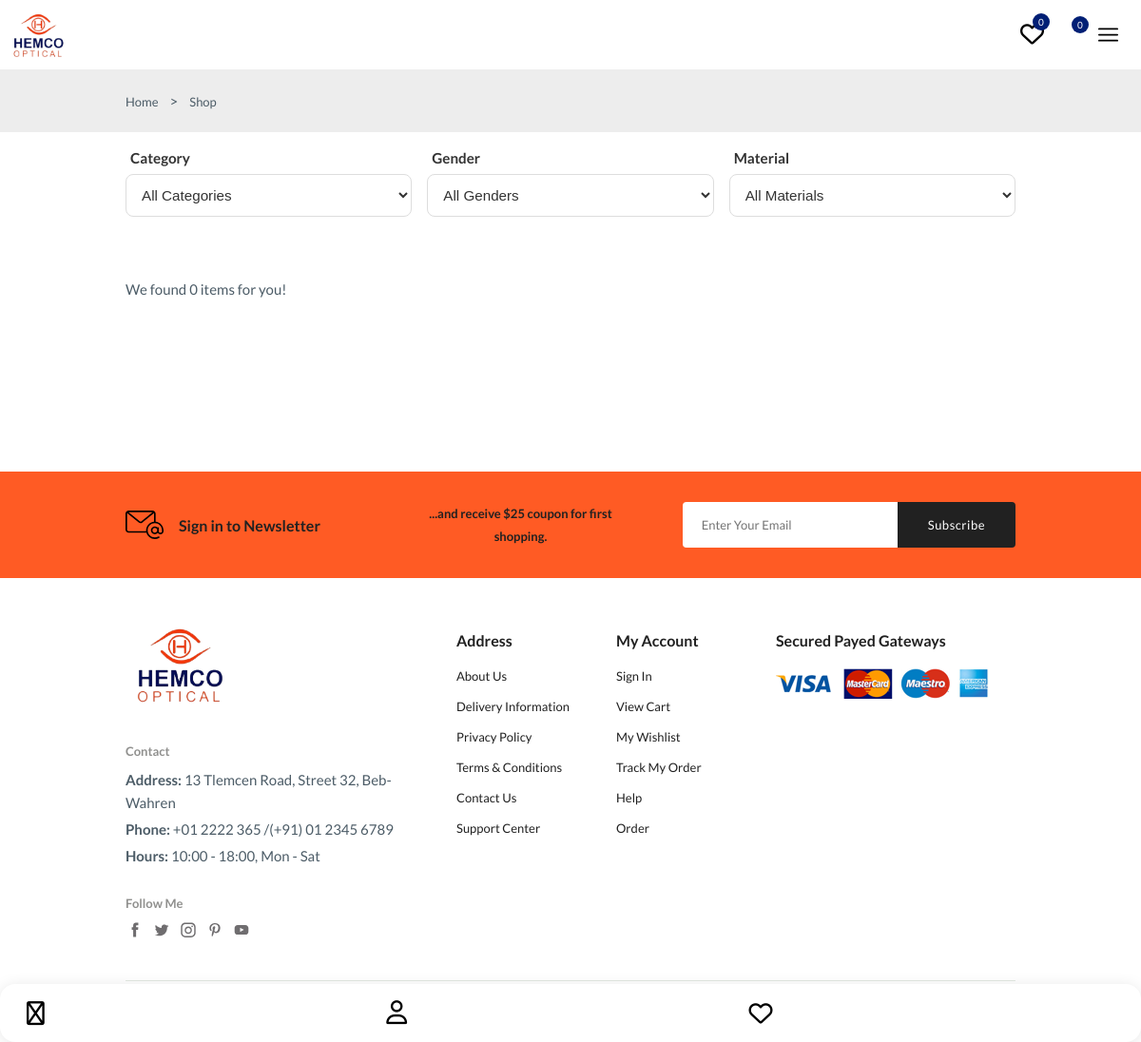
/shop.php?category=sunglasses, run on an earlier commit of the app's database.
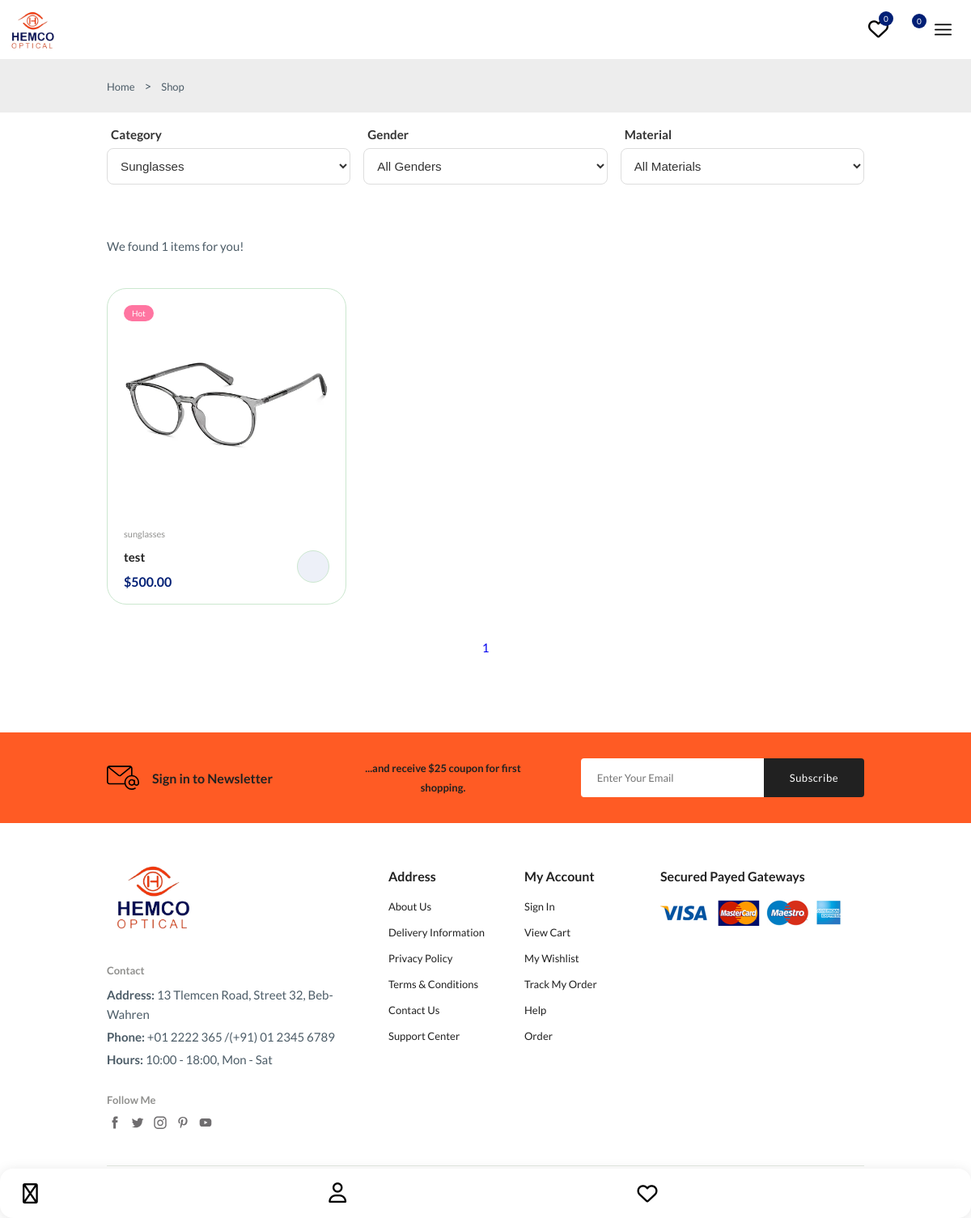
And on a later commit of the database.
### tables this page shows
CREATE TABLE `frames` (
  `frame_id` int(11) NOT NULL,
  `brand_id` int(11) DEFAULT NULL,
  `gender` enum('men','women','child') NOT NULL,
  `description` text DEFAULT NULL,
  `name` varchar(255) NOT NULL,
  `material` varchar(255) NOT NULL,
  `shape` varchar(100) NOT NULL,
  `price` decimal(10,2) NOT NULL,
  `tag` varchar(100) DEFAULT NULL
);

### shop.php (the view, shortened to what this page needs)
<?php
include('include/header.php');
include('include/navbar.php');
$category = isset($_GET['category']) ? $_GET['category'] : '';
$material = isset($_GET['material']) ? $_GET['material'] : '';
$gender = isset($_GET['gender']) ? $_GET['gender'] : '';
$category_options = [];
$cat_result = mysqli_query($conn, "SELECT name FROM frame_category ORDER BY name ASC");
while ($cat_row = mysqli_fetch_assoc($cat_result)) {
    $category_options[] = $cat_row['name'];
}
$limit = 9;
$page = isset($_GET['page']) ? (int)$_GET['page'] : 1;
$start_from = ($page - 1) * $limit;
$where = "WHERE 1";
if (!empty($category)) {
    $where .= " AND fc.name = '" . mysqli_real_escape_string($conn, $category) . "'";
}
$query = "
SELECT
    f.frame_id, f.name AS frame_name, f.price, f.gender, f.material,
    fc.name AS category_name,
    fi.image_url
FROM frames f
LEFT JOIN frame_category_map fcm ON f.frame_id = fcm.frame_id
LEFT JOIN frame_category fc ON fcm.category_id = fc.category_id
LEFT JOIN frame_images fi ON f.frame_id = fi.frame_id
$where
GROUP BY f.frame_id
LIMIT $start_from, $limit
";
$result = mysqli_query($conn, $query);
$count_query = "
SELECT COUNT(DISTINCT f.frame_id) AS total
FROM frames f
LEFT JOIN frame_category_map fcm ON f.frame_id = fcm.frame_id
LEFT JOIN frame_category fc ON fcm.category_id = fc.category_id
$where
";
$count_result = mysqli_fetch_assoc(mysqli_query($conn, $count_query));
$total_products = $count_result['total'];
$total_pages = ceil($total_products / $limit);
?>
<body>
<main class="main">
    <section class="breadcrumb">
        <ul class="breadcrumb__list flex container">
            <li><a href="index.php" class="breadcrumb__link">Home</a></li>
            <li><span class="breadcrumb__link"></span>></li>
            <li><span class="breadcrumb__link">Shop</span></li>
        </ul>
    </section>
<br>
    <section class="filters container section--sm">
    <form method="GET" action="shop.php" class="filters__form grid" id="filterForm">
        <div class="filter__group">
            <label for="category"><i class="fi fi-rs-apps"></i> Category</label>
            <select id="category" name="category" class="filter__select">
                <option value="">All Categories</option>
                <?php foreach($category_options as $cat): ?>
                    <option value="<?php echo htmlspecialchars($cat); ?>" <?php if($category == $cat) echo 'selected'; ?>><?php echo htmlspecialchars(ucwords($cat)); ?></option>
                <?php endforeach; ?>
            </select>
        </div>
        <div class="filter__group">
            <label for="gender"><i class="fi fi-rs-user"></i> Gender</label>
            <select id="gender" name="gender" class="filter__select">
                <option value="">All Genders</option>
            </select>
        </div>
        <div class="filter__group">
            <label for="material"><i class="fi fi-rs-diamond"></i> Material</label>
            <select id="material" name="material" class="filter__select">
                <option value="">All Materials</option>
            </select>
        </div>
    </form>
</section>
    <section class="products container section--lg">
        <p class="total__products">We found <?php echo $total_products; ?> items for you!</p>
        <div class="products__container grid">
            <?php while ($row = mysqli_fetch_assoc($result)) { ?>
            <div class="product__item">
                <div class="product__banner">
                    <a href="details.php?frame_id=<?php echo $row['frame_id']; ?>" class="product__images">
                        <img src="uploads/<?php echo $row['image_url']; ?>" alt="<?php echo htmlspecialchars($row['frame_name']); ?>" class="product__img default" />
                    </a>
                    <div class="product__badge light-pink">Hot</div>
                </div>
                <div class="product__content">
                    <span class="product__category"><?php echo $row['category_name']; ?></span>
                    <a href="details.php?frame_id=<?php echo $row['frame_id']; ?>">
                        <h3 class="product__title"><?php echo htmlspecialchars($row['frame_name']); ?></h3>
                    </a>
                    <div class="product__price flex">
                        <span class="new__price">$<?php echo $row['price']; ?></span>
                    </div>
                    <a href="#" class="action__btn cart__btn add-to-cart-btn" data-frame-id="<?php echo $row['frame_id']; ?>" aria-label="Add To Cart">
                    </a>
                </div>
            </div>
            <?php } ?>
        </div>
        <div class="pagination flex">
            <?php for ($i = 1; $i <= $total_pages; $i++): ?>
                <a href="?page=<?php echo $i; ?>&category=<?php echo $category; ?>&material=<?php echo $material; ?>&gender=<?php echo $gender; ?>"
                   class="pagination__btn <?php if($i == $page) echo 'active'; ?>">
                   <?php echo $i; ?>
                </a>
            <?php endfor; ?>
        </div>
    </section>
</main>
<?php include('include/news.php') ?>
<?php include('include/footer.php') ?>
</body>
</html>

What changed in the data, as far as the page shows it:
now on this page (row edited): frames: name (picture), category_name "sunglasses", name "test", price "500.00"
Also different on the page:
form field category: "All Categories" → "Sunglasses"
$total_products: "0" → "1"
new list line: "1"
